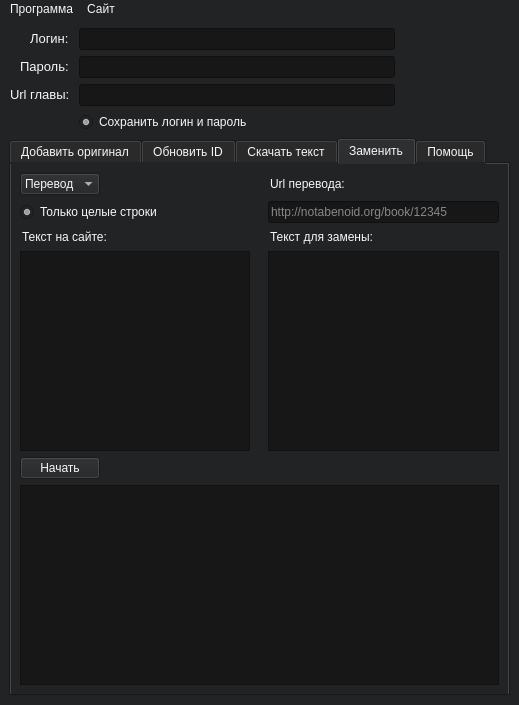
<?xml version="1.0" encoding="UTF-8"?>
<ui version="4.0">
 <class>MainWindow</class>
 <widget class="QMainWindow" name="MainWindow">
  <property name="geometry">
   <rect>
    <x>0</x>
    <y>0</y>
    <width>519</width>
    <height>705</height>
   </rect>
  </property>
  <property name="minimumSize">
   <size>
    <width>410</width>
    <height>565</height>
   </size>
  </property>
  <property name="acceptDrops">
   <bool>false</bool>
  </property>
  <property name="windowTitle">
   <string notr="true">NotabenoidTool</string>
  </property>
  <property name="autoFillBackground">
   <bool>false</bool>
  </property>
  <property name="styleSheet">
   <string notr="true">background-color: rgb(34, 35, 36);
color: rgb(247, 247, 247);</string>
  </property>
  <widget class="QWidget" name="centralwidget">
   <property name="minimumSize">
    <size>
     <width>409</width>
     <height>476</height>
    </size>
   </property>
   <layout class="QGridLayout" name="gridLayout">
    <item row="3" column="0" alignment="Qt::AlignLeft">
     <widget class="QLineEdit" name="passwordText">
      <property name="maximumSize">
       <size>
        <width>70</width>
        <height>16777215</height>
       </size>
      </property>
      <property name="font">
       <font>
        <pointsize>10</pointsize>
       </font>
      </property>
      <property name="text">
       <string>Пароль:</string>
      </property>
      <property name="frame">
       <bool>false</bool>
      </property>
      <property name="alignment">
       <set>Qt::AlignRight|Qt::AlignTrailing|Qt::AlignVCenter</set>
      </property>
      <property name="readOnly">
       <bool>true</bool>
      </property>
     </widget>
    </item>
    <item row="1" column="0" alignment="Qt::AlignLeft">
     <widget class="QLineEdit" name="loginText">
      <property name="maximumSize">
       <size>
        <width>70</width>
        <height>16777215</height>
       </size>
      </property>
      <property name="font">
       <font>
        <pointsize>10</pointsize>
       </font>
      </property>
      <property name="layoutDirection">
       <enum>Qt::LeftToRight</enum>
      </property>
      <property name="text">
       <string>Логин:</string>
      </property>
      <property name="frame">
       <bool>false</bool>
      </property>
      <property name="alignment">
       <set>Qt::AlignRight|Qt::AlignTrailing|Qt::AlignVCenter</set>
      </property>
      <property name="readOnly">
       <bool>true</bool>
      </property>
     </widget>
    </item>
    <item row="11" column="0" colspan="3">
     <widget class="QTabWidget" name="tabWidget">
      <property name="enabled">
       <bool>true</bool>
      </property>
      <property name="sizePolicy">
       <sizepolicy hsizetype="Expanding" vsizetype="Expanding">
        <horstretch>0</horstretch>
        <verstretch>0</verstretch>
       </sizepolicy>
      </property>
      <property name="styleSheet">
       <string notr="true">background-color: rgb(34, 35, 36);
alternate-background-color: rgb(0, 255, 127);</string>
      </property>
      <property name="currentIndex">
       <number>3</number>
      </property>
      <widget class="QWidget" name="tabAdd">
       <property name="styleSheet">
        <string notr="true"/>
       </property>
       <attribute name="title">
        <string>Добавить оригинал</string>
       </attribute>
       <layout class="QGridLayout" name="gridLayout_5">
        <item row="8" column="0" colspan="2">
         <widget class="QTextEdit" name="logBoxAdd">
          <property name="font">
           <font>
            <pointsize>15</pointsize>
           </font>
          </property>
          <property name="styleSheet">
           <string notr="true">background-color: rgb(23, 23, 23);</string>
          </property>
          <property name="verticalScrollBarPolicy">
           <enum>Qt::ScrollBarAsNeeded</enum>
          </property>
          <property name="horizontalScrollBarPolicy">
           <enum>Qt::ScrollBarAsNeeded</enum>
          </property>
          <property name="lineWrapMode">
           <enum>QTextEdit::NoWrap</enum>
          </property>
          <property name="html">
           <string>&lt;!DOCTYPE HTML PUBLIC &quot;-//W3C//DTD HTML 4.0//EN&quot; &quot;http://www.w3.org/TR/REC-html40/strict.dtd&quot;&gt;
&lt;html&gt;&lt;head&gt;&lt;meta name=&quot;qrichtext&quot; content=&quot;1&quot; /&gt;&lt;style type=&quot;text/css&quot;&gt;
p, li { white-space: pre-wrap; }
&lt;/style&gt;&lt;/head&gt;&lt;body style=&quot; font-family:'MS Shell Dlg 2'; font-size:15pt; font-weight:400; font-style:normal;&quot;&gt;
&lt;p style=&quot;-qt-paragraph-type:empty; margin-top:0px; margin-bottom:0px; margin-left:0px; margin-right:0px; -qt-block-indent:0; text-indent:0px; font-size:8.25pt;&quot;&gt;&lt;br /&gt;&lt;/p&gt;&lt;/body&gt;&lt;/html&gt;</string>
          </property>
         </widget>
        </item>
        <item row="6" column="0">
         <widget class="QPushButton" name="btnStartAdd">
          <property name="text">
           <string>Начать</string>
          </property>
         </widget>
        </item>
        <item row="3" column="0">
         <widget class="QPushButton" name="btnBrowseNew">
          <property name="text">
           <string>Выбрать</string>
          </property>
         </widget>
        </item>
        <item row="3" column="1">
         <widget class="QLineEdit" name="fileNameNew">
          <property name="enabled">
           <bool>true</bool>
          </property>
          <property name="styleSheet">
           <string notr="true">background-color: rgb(23, 23, 23);</string>
          </property>
          <property name="text">
           <string/>
          </property>
          <property name="frame">
           <bool>true</bool>
          </property>
          <property name="readOnly">
           <bool>false</bool>
          </property>
          <property name="placeholderText">
           <string>Новый файл оригинала</string>
          </property>
         </widget>
        </item>
        <item row="1" column="1">
         <widget class="QLineEdit" name="fileNameOld">
          <property name="mouseTracking">
           <bool>true</bool>
          </property>
          <property name="styleSheet">
           <string notr="true">background-color: rgb(23, 23, 23);</string>
          </property>
          <property name="text">
           <string/>
          </property>
          <property name="frame">
           <bool>true</bool>
          </property>
          <property name="readOnly">
           <bool>false</bool>
          </property>
          <property name="placeholderText">
           <string>Файл оригинала с сайта</string>
          </property>
         </widget>
        </item>
        <item row="1" column="0">
         <widget class="QPushButton" name="btnBrowseOld">
          <property name="text">
           <string>Выбрать </string>
          </property>
         </widget>
        </item>
        <item row="6" column="1">
         <widget class="QLineEdit" name="comment">
          <property name="minimumSize">
           <size>
            <width>284</width>
            <height>0</height>
           </size>
          </property>
          <property name="styleSheet">
           <string notr="true">background-color: rgb(23, 23, 23);</string>
          </property>
          <property name="placeholderText">
           <string>Комментарий</string>
          </property>
         </widget>
        </item>
        <item row="0" column="0" colspan="2">
         <widget class="QRadioButton" name="logBox">
          <property name="text">
           <string>Сравнить файлы без замены на сайте</string>
          </property>
          <property name="checkable">
           <bool>true</bool>
          </property>
          <property name="checked">
           <bool>false</bool>
          </property>
          <property name="autoRepeat">
           <bool>true</bool>
          </property>
          <property name="autoExclusive">
           <bool>false</bool>
          </property>
         </widget>
        </item>
       </layout>
      </widget>
      <widget class="QWidget" name="tabRefresh">
       <attribute name="title">
        <string>Обновить ID</string>
       </attribute>
       <layout class="QGridLayout" name="gridLayout_2">
        <item row="2" column="0">
         <widget class="QPushButton" name="btnStartRefresh">
          <property name="enabled">
           <bool>true</bool>
          </property>
          <property name="sizePolicy">
           <sizepolicy hsizetype="Minimum" vsizetype="Fixed">
            <horstretch>0</horstretch>
            <verstretch>0</verstretch>
           </sizepolicy>
          </property>
          <property name="maximumSize">
           <size>
            <width>80</width>
            <height>16777215</height>
           </size>
          </property>
          <property name="text">
           <string>Начать</string>
          </property>
         </widget>
        </item>
        <item row="0" column="0" alignment="Qt::AlignHCenter">
         <widget class="QLineEdit" name="refreshText">
          <property name="minimumSize">
           <size>
            <width>120</width>
            <height>0</height>
           </size>
          </property>
          <property name="font">
           <font>
            <pointsize>10</pointsize>
           </font>
          </property>
          <property name="text">
           <string>Пропущенный ID</string>
          </property>
          <property name="frame">
           <bool>false</bool>
          </property>
          <property name="readOnly">
           <bool>true</bool>
          </property>
         </widget>
        </item>
        <item row="4" column="0" colspan="2">
         <widget class="QTextEdit" name="logBoxRefresh">
          <property name="font">
           <font>
            <pointsize>15</pointsize>
           </font>
          </property>
          <property name="styleSheet">
           <string notr="true">background-color: rgb(23, 23, 23);</string>
          </property>
          <property name="verticalScrollBarPolicy">
           <enum>Qt::ScrollBarAsNeeded</enum>
          </property>
          <property name="horizontalScrollBarPolicy">
           <enum>Qt::ScrollBarAsNeeded</enum>
          </property>
          <property name="lineWrapMode">
           <enum>QTextEdit::NoWrap</enum>
          </property>
          <property name="html">
           <string>&lt;!DOCTYPE HTML PUBLIC &quot;-//W3C//DTD HTML 4.0//EN&quot; &quot;http://www.w3.org/TR/REC-html40/strict.dtd&quot;&gt;
&lt;html&gt;&lt;head&gt;&lt;meta name=&quot;qrichtext&quot; content=&quot;1&quot; /&gt;&lt;style type=&quot;text/css&quot;&gt;
p, li { white-space: pre-wrap; }
&lt;/style&gt;&lt;/head&gt;&lt;body style=&quot; font-family:'MS Shell Dlg 2'; font-size:15pt; font-weight:400; font-style:normal;&quot;&gt;
&lt;p style=&quot;-qt-paragraph-type:empty; margin-top:0px; margin-bottom:0px; margin-left:0px; margin-right:0px; -qt-block-indent:0; text-indent:0px; font-size:8.25pt;&quot;&gt;&lt;br /&gt;&lt;/p&gt;&lt;/body&gt;&lt;/html&gt;</string>
          </property>
         </widget>
        </item>
        <item row="0" column="1" alignment="Qt::AlignLeft">
         <widget class="QLineEdit" name="lineNumber">
          <property name="styleSheet">
           <string notr="true">background-color: rgb(23, 23, 23);</string>
          </property>
          <property name="placeholderText">
           <string>1</string>
          </property>
         </widget>
        </item>
        <item row="2" column="1">
         <widget class="QProgressBar" name="progressBarRefresh">
          <property name="sizePolicy">
           <sizepolicy hsizetype="Preferred" vsizetype="Minimum">
            <horstretch>0</horstretch>
            <verstretch>0</verstretch>
           </sizepolicy>
          </property>
          <property name="styleSheet">
           <string notr="true">background-color: rgb(23, 23, 23);</string>
          </property>
          <property name="value">
           <number>0</number>
          </property>
          <property name="textVisible">
           <bool>true</bool>
          </property>
         </widget>
        </item>
       </layout>
      </widget>
      <widget class="QWidget" name="tab">
       <attribute name="title">
        <string>Скачать текст</string>
       </attribute>
       <layout class="QGridLayout" name="gridLayout_3">
        <item row="2" column="1">
         <widget class="QProgressBar" name="progressBarDownload">
          <property name="styleSheet">
           <string notr="true">background-color: rgb(23, 23, 23);</string>
          </property>
          <property name="value">
           <number>0</number>
          </property>
          <property name="textVisible">
           <bool>true</bool>
          </property>
         </widget>
        </item>
        <item row="2" column="0">
         <widget class="QPushButton" name="btnStartDownload">
          <property name="enabled">
           <bool>true</bool>
          </property>
          <property name="maximumSize">
           <size>
            <width>80</width>
            <height>16777215</height>
           </size>
          </property>
          <property name="text">
           <string>Начать</string>
          </property>
         </widget>
        </item>
        <item row="1" column="0">
         <widget class="QComboBox" name="comboBox">
          <property name="styleSheet">
           <string notr="true">selection-color: rgb(85, 170, 255);</string>
          </property>
          <property name="currentIndex">
           <number>0</number>
          </property>
          <property name="frame">
           <bool>true</bool>
          </property>
          <item>
           <property name="text">
            <string>Оригинал</string>
           </property>
          </item>
          <item>
           <property name="text">
            <string>Перевод</string>
           </property>
          </item>
         </widget>
        </item>
        <item row="4" column="0" colspan="2">
         <widget class="QTextEdit" name="logBoxDownload">
          <property name="font">
           <font>
            <pointsize>15</pointsize>
           </font>
          </property>
          <property name="styleSheet">
           <string notr="true">background-color: rgb(23, 23, 23);</string>
          </property>
          <property name="verticalScrollBarPolicy">
           <enum>Qt::ScrollBarAsNeeded</enum>
          </property>
          <property name="horizontalScrollBarPolicy">
           <enum>Qt::ScrollBarAsNeeded</enum>
          </property>
          <property name="lineWrapMode">
           <enum>QTextEdit::NoWrap</enum>
          </property>
          <property name="html">
           <string>&lt;!DOCTYPE HTML PUBLIC &quot;-//W3C//DTD HTML 4.0//EN&quot; &quot;http://www.w3.org/TR/REC-html40/strict.dtd&quot;&gt;
&lt;html&gt;&lt;head&gt;&lt;meta name=&quot;qrichtext&quot; content=&quot;1&quot; /&gt;&lt;style type=&quot;text/css&quot;&gt;
p, li { white-space: pre-wrap; }
&lt;/style&gt;&lt;/head&gt;&lt;body style=&quot; font-family:'MS Shell Dlg 2'; font-size:15pt; font-weight:400; font-style:normal;&quot;&gt;
&lt;p style=&quot;-qt-paragraph-type:empty; margin-top:0px; margin-bottom:0px; margin-left:0px; margin-right:0px; -qt-block-indent:0; text-indent:0px; font-size:8.25pt;&quot;&gt;&lt;br /&gt;&lt;/p&gt;&lt;/body&gt;&lt;/html&gt;</string>
          </property>
         </widget>
        </item>
        <item row="1" column="1">
         <widget class="QRadioButton" name="radioButton_insert">
          <property name="enabled">
           <bool>true</bool>
          </property>
          <property name="text">
           <string>Заменять пустые строки оригиналом</string>
          </property>
          <property name="checked">
           <bool>true</bool>
          </property>
          <property name="autoRepeat">
           <bool>true</bool>
          </property>
          <property name="autoExclusive">
           <bool>false</bool>
          </property>
         </widget>
        </item>
       </layout>
      </widget>
      <widget class="QWidget" name="tab_3">
       <property name="styleSheet">
        <string notr="true"/>
       </property>
       <attribute name="title">
        <string>Заменить</string>
       </attribute>
       <layout class="QGridLayout" name="gridLayout_9">
        <item row="8" column="4">
         <widget class="QLineEdit" name="replacement_text_n">
          <property name="styleSheet">
           <string notr="true"/>
          </property>
          <property name="text">
           <string>Текст для замены:</string>
          </property>
          <property name="frame">
           <bool>false</bool>
          </property>
          <property name="readOnly">
           <bool>true</bool>
          </property>
          <property name="placeholderText">
           <string>Replacement text</string>
          </property>
         </widget>
        </item>
        <item row="8" column="1" colspan="3">
         <widget class="QLineEdit" name="replace_text_orig_n">
          <property name="styleSheet">
           <string notr="true"/>
          </property>
          <property name="text">
           <string>Текст на сайте:</string>
          </property>
          <property name="frame">
           <bool>false</bool>
          </property>
          <property name="readOnly">
           <bool>true</bool>
          </property>
          <property name="placeholderText">
           <string>Text</string>
          </property>
         </widget>
        </item>
        <item row="10" column="1">
         <widget class="QPlainTextEdit" name="replace_text_orig">
          <property name="styleSheet">
           <string notr="true">background-color: rgb(23, 23, 23);</string>
          </property>
          <property name="lineWrapMode">
           <enum>QPlainTextEdit::NoWrap</enum>
          </property>
         </widget>
        </item>
        <item row="11" column="1">
         <widget class="QPushButton" name="btnStartReplace">
          <property name="enabled">
           <bool>true</bool>
          </property>
          <property name="sizePolicy">
           <sizepolicy hsizetype="MinimumExpanding" vsizetype="Preferred">
            <horstretch>0</horstretch>
            <verstretch>0</verstretch>
           </sizepolicy>
          </property>
          <property name="maximumSize">
           <size>
            <width>80</width>
            <height>16777215</height>
           </size>
          </property>
          <property name="text">
           <string>Начать</string>
          </property>
         </widget>
        </item>
        <item row="21" column="1" colspan="4">
         <widget class="QTextEdit" name="logBoxReplace">
          <property name="styleSheet">
           <string notr="true">background-color: rgb(23, 23, 23);</string>
          </property>
          <property name="lineWrapMode">
           <enum>QTextEdit::NoWrap</enum>
          </property>
         </widget>
        </item>
        <item row="1" column="1">
         <widget class="QRadioButton" name="radioButton_replace">
          <property name="text">
           <string>Только целые строки</string>
          </property>
          <property name="checked">
           <bool>true</bool>
          </property>
          <property name="autoRepeat">
           <bool>true</bool>
          </property>
          <property name="autoExclusive">
           <bool>false</bool>
          </property>
         </widget>
        </item>
        <item row="1" column="4">
         <widget class="QLineEdit" name="url_main_text">
          <property name="styleSheet">
           <string notr="true">background-color: rgb(23, 23, 23);</string>
          </property>
          <property name="text">
           <string/>
          </property>
          <property name="placeholderText">
           <string>http://notabenoid.org/book/12345</string>
          </property>
         </widget>
        </item>
        <item row="10" column="4">
         <widget class="QPlainTextEdit" name="replacement_text">
          <property name="styleSheet">
           <string notr="true">background-color: rgb(23, 23, 23);</string>
          </property>
          <property name="lineWrapMode">
           <enum>QPlainTextEdit::NoWrap</enum>
          </property>
         </widget>
        </item>
        <item row="0" column="1">
         <widget class="QComboBox" name="comboBox_replace">
          <property name="sizePolicy">
           <sizepolicy hsizetype="Fixed" vsizetype="Fixed">
            <horstretch>0</horstretch>
            <verstretch>0</verstretch>
           </sizepolicy>
          </property>
          <property name="layoutDirection">
           <enum>Qt::LeftToRight</enum>
          </property>
          <property name="styleSheet">
           <string notr="true">selection-color: rgb(85, 170, 255);</string>
          </property>
          <property name="currentIndex">
           <number>0</number>
          </property>
          <property name="frame">
           <bool>true</bool>
          </property>
          <item>
           <property name="text">
            <string>Перевод</string>
           </property>
          </item>
         </widget>
        </item>
        <item row="0" column="4">
         <widget class="QLineEdit" name="lineEdit_repl">
          <property name="sizePolicy">
           <sizepolicy hsizetype="Fixed" vsizetype="Fixed">
            <horstretch>0</horstretch>
            <verstretch>0</verstretch>
           </sizepolicy>
          </property>
          <property name="text">
           <string>Url перевода:</string>
          </property>
          <property name="frame">
           <bool>false</bool>
          </property>
         </widget>
        </item>
       </layout>
      </widget>
      <widget class="QWidget" name="tab_2">
       <attribute name="title">
        <string>Помощь</string>
       </attribute>
       <layout class="QGridLayout" name="gridLayout_4">
        <item row="0" column="0">
         <widget class="QTextEdit" name="logBoxDownload_5">
          <property name="font">
           <font>
            <family>DIN Pro Cond Medium</family>
           </font>
          </property>
          <property name="styleSheet">
           <string notr="true">background-color: rgb(23, 23, 23);</string>
          </property>
          <property name="verticalScrollBarPolicy">
           <enum>Qt::ScrollBarAsNeeded</enum>
          </property>
          <property name="horizontalScrollBarPolicy">
           <enum>Qt::ScrollBarAsNeeded</enum>
          </property>
          <property name="lineWrapMode">
           <enum>QTextEdit::NoWrap</enum>
          </property>
          <property name="readOnly">
           <bool>true</bool>
          </property>
          <property name="html">
           <string>&lt;!DOCTYPE HTML PUBLIC &quot;-//W3C//DTD HTML 4.0//EN&quot; &quot;http://www.w3.org/TR/REC-html40/strict.dtd&quot;&gt;
&lt;html&gt;&lt;head&gt;&lt;meta name=&quot;qrichtext&quot; content=&quot;1&quot; /&gt;&lt;style type=&quot;text/css&quot;&gt;
p, li { white-space: pre-wrap; }
&lt;/style&gt;&lt;/head&gt;&lt;body style=&quot; font-family:'DIN Pro Cond Medium'; font-size:7.8pt; font-weight:400; font-style:normal;&quot;&gt;
&lt;p style=&quot; margin-top:12px; margin-bottom:12px; margin-left:0px; margin-right:0px; -qt-block-indent:0; text-indent:0px;&quot;&gt;&lt;span style=&quot; font-family:'JetBrains Mono,monospace'; color:#ffffff;&quot;&gt;Add Text&lt;br /&gt;1) Download Original text (binary_orig_from_site.txt)&lt;br /&gt;2) Go to &amp;quot;Add Original&amp;quot;&lt;br /&gt;3) Select &amp;quot;Old file&amp;quot; (binary_orig_from_site.txt)&lt;br /&gt;4) Select &amp;quot;New file&amp;quot;&lt;br /&gt;5) Add text to &amp;quot;Comment&amp;quot;&lt;br /&gt;6) Press &amp;quot;Start&amp;quot; Button&lt;/span&gt;&lt;/p&gt;
&lt;p style=&quot; margin-top:12px; margin-bottom:12px; margin-left:0px; margin-right:0px; -qt-block-indent:0; text-indent:0px;&quot;&gt;&lt;span style=&quot; font-family:'JetBrains Mono,monospace'; color:#ffffff;&quot;&gt;Таблица в Add Text: как использовать&lt;br /&gt;Нужно найти наиболее похожие строки и сопоставить их в первом столбце.&lt;/span&gt;&lt;/p&gt;
&lt;p style=&quot; margin-top:12px; margin-bottom:12px; margin-left:0px; margin-right:0px; -qt-block-indent:0; text-indent:0px;&quot;&gt;&lt;span style=&quot; font-family:'JetBrains Mono,monospace'; color:#ffffff;&quot;&gt;Replace &lt;br /&gt;Заменить одинаковый перевод целиком или частично во всех главах&lt;/span&gt;&lt;/p&gt;&lt;/body&gt;&lt;/html&gt;</string>
          </property>
         </widget>
        </item>
       </layout>
      </widget>
     </widget>
    </item>
    <item row="4" column="0">
     <widget class="QLineEdit" name="urlBookText">
      <property name="maximumSize">
       <size>
        <width>70</width>
        <height>16777215</height>
       </size>
      </property>
      <property name="font">
       <font>
        <pointsize>10</pointsize>
       </font>
      </property>
      <property name="text">
       <string>Url главы:</string>
      </property>
      <property name="frame">
       <bool>false</bool>
      </property>
      <property name="alignment">
       <set>Qt::AlignRight|Qt::AlignTrailing|Qt::AlignVCenter</set>
      </property>
      <property name="readOnly">
       <bool>true</bool>
      </property>
     </widget>
    </item>
    <item row="3" column="1">
     <widget class="QLineEdit" name="password">
      <property name="enabled">
       <bool>true</bool>
      </property>
      <property name="sizePolicy">
       <sizepolicy hsizetype="Fixed" vsizetype="Fixed">
        <horstretch>0</horstretch>
        <verstretch>0</verstretch>
       </sizepolicy>
      </property>
      <property name="minimumSize">
       <size>
        <width>316</width>
        <height>0</height>
       </size>
      </property>
      <property name="styleSheet">
       <string notr="true">background-color: rgb(23, 23, 23);</string>
      </property>
      <property name="text">
       <string/>
      </property>
      <property name="echoMode">
       <enum>QLineEdit::PasswordEchoOnEdit</enum>
      </property>
     </widget>
    </item>
    <item row="1" column="1">
     <widget class="QLineEdit" name="login">
      <property name="enabled">
       <bool>true</bool>
      </property>
      <property name="sizePolicy">
       <sizepolicy hsizetype="Fixed" vsizetype="Fixed">
        <horstretch>0</horstretch>
        <verstretch>0</verstretch>
       </sizepolicy>
      </property>
      <property name="minimumSize">
       <size>
        <width>316</width>
        <height>0</height>
       </size>
      </property>
      <property name="styleSheet">
       <string notr="true">background-color: rgb(23, 23, 23);</string>
      </property>
      <property name="text">
       <string/>
      </property>
     </widget>
    </item>
    <item row="4" column="1">
     <widget class="QLineEdit" name="urlBook">
      <property name="enabled">
       <bool>true</bool>
      </property>
      <property name="sizePolicy">
       <sizepolicy hsizetype="Fixed" vsizetype="Fixed">
        <horstretch>0</horstretch>
        <verstretch>0</verstretch>
       </sizepolicy>
      </property>
      <property name="minimumSize">
       <size>
        <width>316</width>
        <height>0</height>
       </size>
      </property>
      <property name="styleSheet">
       <string notr="true">background-color: rgb(23, 23, 23);</string>
      </property>
      <property name="text">
       <string/>
      </property>
     </widget>
    </item>
    <item row="5" column="1">
     <widget class="QRadioButton" name="radioButton">
      <property name="sizePolicy">
       <sizepolicy hsizetype="Fixed" vsizetype="Fixed">
        <horstretch>0</horstretch>
        <verstretch>0</verstretch>
       </sizepolicy>
      </property>
      <property name="styleSheet">
       <string notr="true"/>
      </property>
      <property name="text">
       <string>Сохранить логин и пароль</string>
      </property>
      <property name="checked">
       <bool>true</bool>
      </property>
      <property name="autoRepeat">
       <bool>true</bool>
      </property>
      <property name="autoExclusive">
       <bool>false</bool>
      </property>
     </widget>
    </item>
   </layout>
  </widget>
  <widget class="QMenuBar" name="menubar">
   <property name="geometry">
    <rect>
     <x>0</x>
     <y>0</y>
     <width>519</width>
     <height>25</height>
    </rect>
   </property>
   <widget class="QMenu" name="menuFile">
    <property name="title">
     <string>Программа</string>
    </property>
    <addaction name="actionRestart"/>
    <addaction name="actionQuit"/>
   </widget>
   <widget class="QMenu" name="menuHelp">
    <property name="title">
     <string>Сайт</string>
    </property>
    <addaction name="actionnotabenoid_org"/>
   </widget>
   <addaction name="menuFile"/>
   <addaction name="menuHelp"/>
  </widget>
  <action name="actionnotabenoid_org">
   <property name="text">
    <string>Notabenoid.org</string>
   </property>
  </action>
  <action name="actionOpen_old_file">
   <property name="text">
    <string>Open old file</string>
   </property>
  </action>
  <action name="actionOpen_new_file">
   <property name="text">
    <string>Open new file</string>
   </property>
  </action>
  <action name="actionQuit">
   <property name="text">
    <string>Закрыть</string>
   </property>
  </action>
  <action name="actionRestart">
   <property name="text">
    <string>Перезапустить</string>
   </property>
  </action>
  <action name="actionAdd_Text_1_Download_Original_text_binary_orig_from_site_txt_2_Go_to_Add_Original_3_Select_Old_file_binary_orig_from_site_txt_4_Select_New_file_5_Add_text_to_Comment_6_Press_Start_Button">
   <property name="checkable">
    <bool>false</bool>
   </property>
   <property name="text">
    <string>Add Text
1) Download Original text (binary_orig_from_site.txt)
2) Go to &quot;Add Original&quot; 
3) Select &quot;Old file&quot; (binary_orig_from_site.txt)
4) Select &quot;New file&quot;
5) Add text to &quot;Comment&quot;
6) Press &quot;Start&quot; Button
</string>
   </property>
  </action>
 </widget>
 <resources>
  <include location="1.qrc"/>
 </resources>
 <connections/>
</ui>
